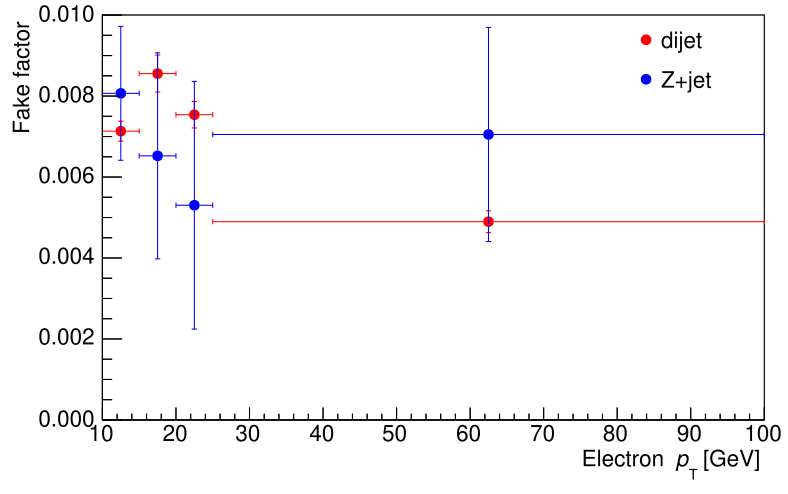

The Python source for this figure:
#!/usr/bin/env python

import ROOT as r

minX, maxX  = 10., 100.
minY, maxY  = 0.0, 0.01
zjet_color  = r.kBlue
dijet_color = r.kRed
wjet_color  = r.kGreen+3

c1 = r.TCanvas('c1', 'canvas', 600, 400)
c1.SetMargin(0.13, 0.03, 0.15, 0.03)
frame = c1.DrawFrame(minX, minY, maxX, maxY)
frame.SetLabelFont(43, "xy");
frame.SetLabelSize(18, "xy");
frame.SetTitleFont(43, "xy");
frame.SetTitleSize(18, "xy");
frame.GetYaxis().SetDecimals()
frame.GetXaxis().SetTitle('Electron #it{p}_{T} [GeV]')
frame.GetXaxis().SetTitleOffset(1.2)
frame.GetYaxis().SetTitle('Fake factor')
frame.GetYaxis().SetTitleOffset(1.3)
frame.GetYaxis().SetNdivisions(5,5,0)

data_zjet = [
	[12.5,  2.5, 8.067E-03, 0.205*8.067E-03],
	[17.5,  2.5, 6.523E-03, 0.390*6.523E-03],
	[22.5,  2.5, 5.303E-03, 0.577*5.303E-03],
	[62.5, 37.5, 7.051E-03, 0.375*7.051E-03],
]

data_dijet = [
	[12.5,  2.5, 7.133E-03, 0.0347*7.133E-03],
	[17.5,  2.5, 8.555E-03, 0.0535*8.555E-03],
	[22.5,  2.5, 7.539E-03, 0.0434*7.539E-03],
	[62.5, 37.5, 4.897E-03, 0.0553*4.897E-03],
]


gr_data_zjet  = r.TGraphErrors()
gr_data_dijet = r.TGraphErrors()


for i, datum in enumerate(data_zjet):
	gr_data_zjet.SetPoint     (i, datum[0], datum[2])
	gr_data_zjet.SetPointError(i, datum[1], datum[3])
for i, datum in enumerate(data_dijet):
	gr_data_dijet.SetPoint     (i, datum[0], datum[2])
	gr_data_dijet.SetPointError(i, datum[1], datum[3])


# Set styles
gr_data_zjet .SetMarkerColor(zjet_color)
gr_data_zjet .SetLineColor  (zjet_color)
gr_data_dijet.SetMarkerColor(dijet_color)
gr_data_dijet.SetLineColor  (dijet_color)

gr_data_zjet .SetMarkerStyle(20)
gr_data_dijet.SetMarkerStyle(20)

gr_data_dijet.Draw('p same')
gr_data_zjet.Draw('p same')

# legend
legend = r.TLegend(0.8, 0.8, 0.96, 0.96)
legend.AddEntry(gr_data_dijet, 'dijet',    'p')
legend.AddEntry(gr_data_zjet,  'Z+jet',    'p')
legend.SetFillColor(0);
legend.SetBorderSize(0);
legend.SetTextFont(43)
legend.SetTextSize(18);
legend.Draw('same')


c1.RedrawAxis()
c1.SaveAs('ff_el_data.pdf')
